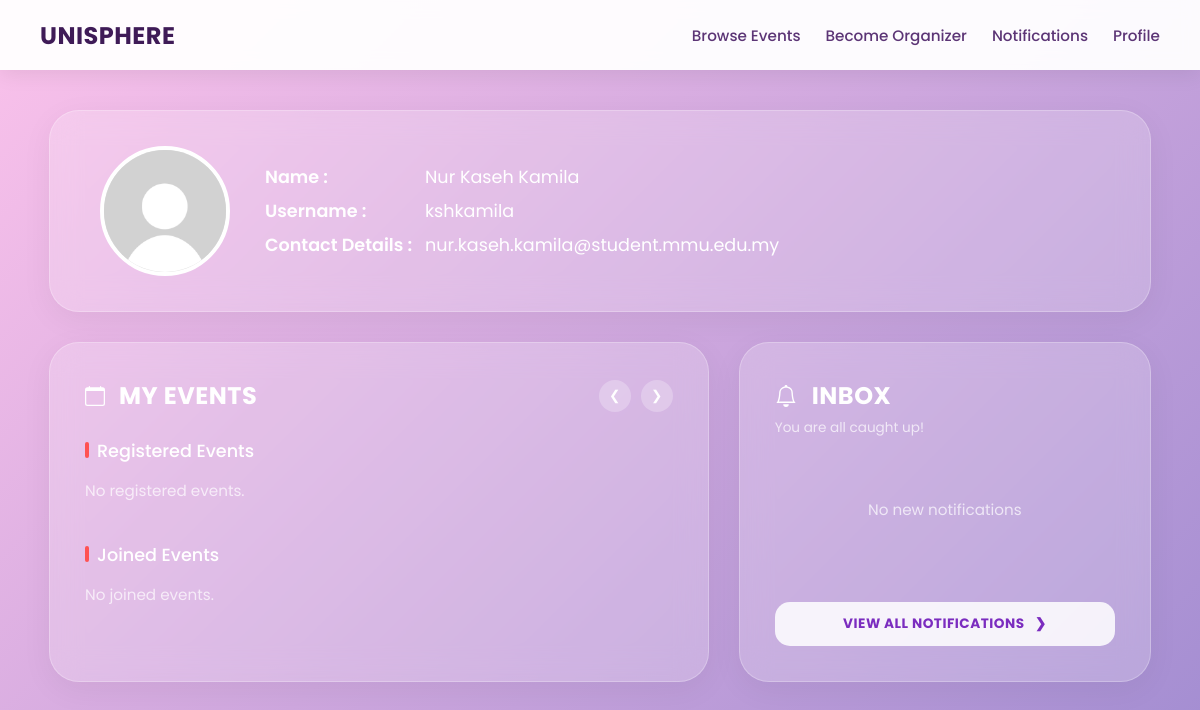
The app's page /user_dashboard (signed in), older data.
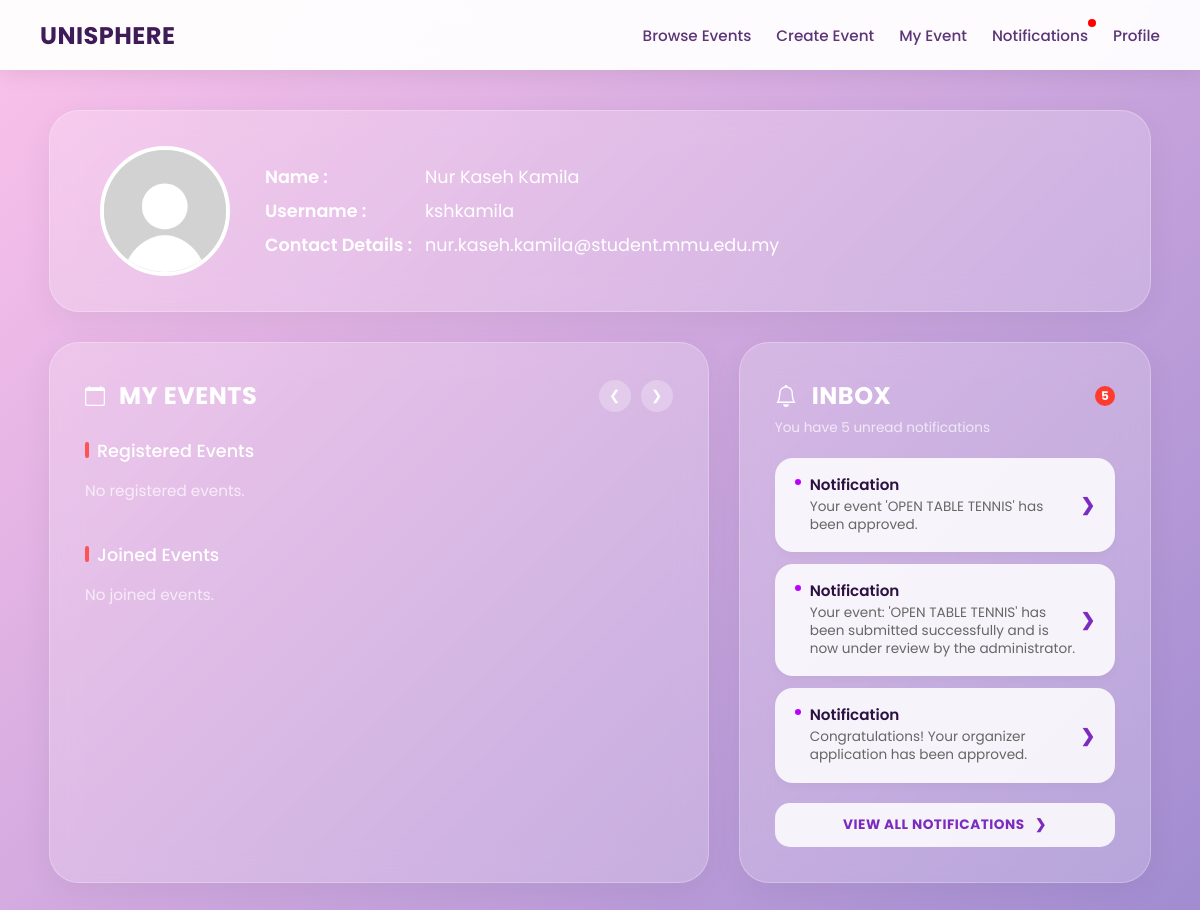
The same page, newer data.
### tables this page shows
CREATE TABLE users_general (
    student_id varchar(10) PRIMARY KEY,
    name TEXT NOT NULL,
    username TEXT NOT NULL UNIQUE,
    email TEXT NOT NULL UNIQUE,
    password TEXT NOT NULL,
    keyword TEXT,
    role TEXT NOT NULL CHECK(role IN ('user', 'organizer', 'admin')),
    is_verified INTEGER DEFAULT 0,
    pending_email TEXT,
    security_question TEXT
);

CREATE TABLE notifications (
    id INTEGER PRIMARY KEY AUTOINCREMENT,
    student_id varchar(10) NOT NULL,
    message TEXT NOT NULL,
    type TEXT NOT NULL,
    is_read INTEGER DEFAULT 0,
    created_at TIMESTAMP DEFAULT CURRENT_TIMESTAMP, redirect TEXT,
    FOREIGN KEY (student_id) REFERENCES users_general(student_id)
);

### app.py (the view)
@app.route('/user_dashboard')
def dashboard():
    username = session.get('user')
    if not username:
        return redirect(url_for('login'))
    conn = get_db_connection()
    cursor = conn.cursor()
    cursor.execute("""
        SELECT * FROM users_general
        LEFT JOIN user_details ON users_general.student_id = user_details.student_id
        WHERE users_general.username = ?
    """, (username,))
    user = cursor.fetchone()
    if not user:
        conn.close()
        return "User not found"
    cursor.execute("""
        SELECT e.event_id, e.event_name, e.event_description,
               e.start_date, e.end_date, e.start_time, e.end_time,
               e.main_location, e.faculty_wing, e.specific_location, e.event_mode, e.event_link, e.event_poster
        FROM events e
        INNER JOIN event_registrations er ON e.event_id = er.event_id
        WHERE er.student_id = ? AND e.end_date >= date('now')
    """, (user["student_id"],))
    events = cursor.fetchall()
    cursor.execute("""
        SELECT e.event_id, e.event_name, e.event_description,
               e.start_date, e.end_date, e.start_time, e.end_time,
               e.main_location, e.faculty_wing, e.specific_location, e.event_mode, e.event_link, e.event_poster
        FROM events e
        INNER JOIN event_registrations er ON e.event_id = er.event_id
        WHERE er.student_id = ? AND e.end_date < date('now')
    """, (user["student_id"],))
    joined_events = cursor.fetchall()
    cursor.execute("""
        SELECT * FROM notifications
        WHERE student_id = ? AND is_read = 0
        ORDER BY ROWID DESC
    """, (user["student_id"],))
    notifications = cursor.fetchall()
    cursor.execute("""
        SELECT COUNT(*) as count
        FROM notifications
        WHERE student_id = ? AND is_read = 0
    """, (user["student_id"],))
    unread_data = cursor.fetchone()
    unread_notifications = unread_data["count"] if unread_data else 0
    conn.close()
    return render_template(
        'user_dashboard.html',
        user=user,
        events=events,
        joined_events=joined_events,
        notifications=notifications,
        unread_notifications=unread_notifications
    )

### app.py (called while the page is built)
def get_db_connection():
    conn = sqlite3.connect('database.db')
    conn.row_factory = sqlite3.Row
    conn.execute("PRAGMA foreign_keys = 1")
    return conn

@app.context_processor
def inject_notifications():
    if 'student_id' not in session:
        return dict(unread_notifications=0)
    conn = get_db_connection()
    cursor = conn.cursor()
    cursor.execute("SELECT COUNT(*) AS total FROM notifications WHERE student_id = ? AND is_read = 0",
    (session['student_id'],))
    result = cursor.fetchone()
    conn.close()
    return dict(unread_notifications=result['total'])

### templates/user_dashboard.html (shortened to what this page needs)
<!DOCTYPE html>
<html lang="en">
    <head>
    </head>
    <body>
        <nav class="navbar">
            <a class="navbar-brand" href="/user_dashboard">UniSphere</a>
            <div class="navbar-links">
                {% if session.get('role') == 'user' %}
                    <a href="/eventbrowsing">Browse Events</a>
                    <a href="/be_organizer">Become Organizer</a>
                    <a href="/notifications" class="notification-link">
                        Notifications
                    </a>
                    <a href="/user_dashboard">Profile</a>
                {% elif session.get('role') == 'organizer' %}
                    <a href="/eventbrowsing">Browse Events</a>
                    <a href="/createevent">Create Event</a>
                    <a href="/my_event">My Event</a>
                    <a href="/notifications" class="notification-link">
                        Notifications
                        {% if unread_notifications > 0 %}
                            <span class="notification-dot"></span>
                        {% endif %}
                    </a>
                    <a href="/user_dashboard">Profile</a>
                {% endif %}
            </div>
        </nav>
<div class="dashboard">
    <div class="profile-banner" onclick="window.location.href='/user_profile';" style="cursor: pointer;" title="Click to Edit Profile">
        <div class="profile-left">
            <img src="{{ url_for('static', filename='uploads/' + (user['profile_picture'] if user['profile_picture'] else 'default.png')) }}" class="dashboard-profile-picture">
            <div class="profile-content">
                <div class="profile-row">
                    <span class="profile-label">Name :</span>
                    <span class="profile-value">{{ user['name'] }}</span>
                </div>
                <div class="profile-row">
                    <span class="profile-label">Username :</span>
                    <span class="profile-value">{{ user['username'] }}</span>
                </div>
                <div class="profile-row">
                    <span class="profile-label">Contact Details :</span>
                    <span class="profile-value">{{ user['email'] }}</span>
                </div>
            </div>
        </div>
    </div>
            <div class="main-grid">
                <div class="card">
                    <div class="card-header-row">
                        <h2 class="card-title-main">
                            <svg width="20" height="20" fill="currentColor" viewBox="0 0 16 16" style="margin-right:4px;"><path d="M3.5 0a.5.5 0 0 1 .5.5V1h8V.5a.5.5 0 0 1 1 0V1h1a2 2 0 0 1 2 2v11a2 2 0 0 1-2 2H2a2 2 0 0 1-2-2V3a2 2 0 0 1 2-2h1V.5a.5.5 0 0 1 .5-.5zM1 4v10a1 1 0 0 0 1 1h12a1 1 0 0 0 1-1V4H1z"/></svg>
                            My Events
                        </h2>
                        <div class="scroll-arrows">
                            <button class="arrow-btn prev-btn">&#10094;</button>
                            <button class="arrow-btn next-btn">&#10095;</button>
                        </div>
                    </div>
                    <p class="event-section-label">Registered Events</p>
                    <div class="posters-container">
                        {% if events %}
                            {% for e in events %}
                                {% if e["main_location"] == "General" %}
                                {% elif e["main_location"] == "CLC" %}
                                    {% set location = e["main_location"] ~ ", " ~ e["specific_location"] %}
                                {% else %}
                                    {% set location = e["main_location"] ~ ", " ~ e["faculty_wing"] ~ ", " ~ e["specific_location"] %}
                                {% endif %}
                                <div class="event-poster"
                                     onclick='triggerActionMenu(
                                         `{{ e["event_id"] }}`,
                                         `{{ e["event_name"] | replace("`", "\\`") }}`,
                                         `{{ e["event_description"] | replace("`", "\\`") }}`,
                                         `{{ e["start_date"] }} to {{ e["end_date"] }}`,
                                         `{{ e["start_time"] }} - {{ e["end_time"] }}`,
                                         `{{ location }} ({{ e["event_mode"] }})`,
                                         `{{ url_for("static", filename="eventPoster/" + e["event_poster"]) if e["event_poster"] else "" }}`
                                     )'
                                     title="{{ e['event_name'] }}">
                                <img src="{{ url_for('static', filename='eventPoster/' + e['event_poster']) }}" alt="{{ e['event_name'] }}">
                                </div>
                            {% endfor %}
                            {% else %}
                            <p style="color: rgba(255,255,255,0.7); font-size:0.95rem;">No registered events.</p>
                        {% endif %}
                    </div>
                    <p class="event-section-label">Joined Events</p>
                    <div class="posters-container">
                        {% if joined_events %}
                            {% for e in joined_events %}
                                {% if e["main_location"] == "General" %}
                                    {% set location = e["specific_location"] %}
                                {% elif e["main_location"] == "CLC" %}
                                    {% set location = e["main_location"] ~ ", " ~ e["specific_location"] %}
                                {% else %}
                                    {% set location = e["main_location"] ~ ", " ~ e["faculty_wing"] ~ ", " ~ e["specific_location"] %}
                                {% endif %}
                                <div class="event-poster"
                                     onclick='triggerActionMenu(
                                         `{{ e["event_id"] }}`,
                                         `{{ e["event_name"] | replace("`", "\\`") }}`,
                                         `{{ e["event_description"] | replace("`", "\\`") }}`,
                                         `{{ e["start_date"] }} to {{ e["end_date"] }}`,
                                         `{{ e["start_time"] }} - {{ e["end_time"] }}`,
                                         `{{ location }} ({{ e["event_mode"] }})`,
                                         <img src="{{ url_for('static', filename='eventPoster/' + e['event_poster']) }}" alt="{{ e['event_name'] }}">
                                     )'
                                     title="{{ e['event_name'] }}">
                                    <img src="{{ url_for('static', filename='eventPoster/' + (e['event_poster'] if e['event_poster'] else 'defaultPoster.png')) }}" alt="{{ e['event_name'] }}">
                                </div>
                            {% endfor %}
                            <a href="/eventbrowsing" class="view-all-box">
                                <span>+</span>
                                View All
                            </a>
                        {% else %}
                            <p style="color: rgba(255,255,255,0.7); font-size:0.95rem;">No joined events.</p>
                        {% endif %}
                    </div>
                </div>
     <div class="card inbox-card">
    <div class="card-header-row">
        <h2 class="card-title-main" style="gap:15px;">
            Inbox
        </h2>
        {% if unread_notifications and unread_notifications > 0 %}
            <span class="notification-badge-count">{{ unread_notifications }}</span>
        {% endif %}
    </div>
    {% if notifications %}
        <p class="inbox-subtitle">You have {{ unread_notifications if unread_notifications else '0' }} unread notifications</p>
    {% else %}
        <p class="inbox-subtitle">You are all caught up!</p>
    {% endif %}
    <div class="notifications-list">
        {% if notifications %}
            {% for n in notifications[:3] %}
                <a href="/notifications" class="notif-item">
                    <div class="notif-content-wrapper">
                        <div class="notif-title">{{ n["title"] if n["title"] else "Notification" }}</div>
                        <div class="notif-desc">{{ n["description"] if n["description"] else n["message"] }}</div>
                    </div>
                    <span class="chevron-icon">&#10095;</span>
                </a>
            {% endfor %}
        {% else %}
            <div style="text-align: center; padding: 40px 20px; color: rgba(255,255,255,0.7); font-size: 0.95rem;">
                No new notifications
            </div>
        {% endif %}
    </div>
    <a href="/notifications" class="view-all-notif-btn">View All Notifications &nbsp; &#10095;</a>
</div>
</div>
</body>
</html>

Row changes from the older to the newer data that the page shows:
added notifications: n "Notification", message "Your event 'OPEN TABLE TENNIS' has been approved."
added notifications: n "Notification", message "Your event: 'OPEN TABLE TENNIS' has been submitted successfully and is now under review by the administrator."
added notifications: n "Notification", message "Congratulations! Your organizer application has been approved."
Text that changed along with them:
{{ unread_notifications }}: (not shown) → "5"
{{ unread_notifications if unread_notifications else '0' }}: (not shown) → "5"
text no longer shown: "Become Organizer You are all caught up! No new notifications"
text now shown: "Create Event My Event You have unread notifications"
